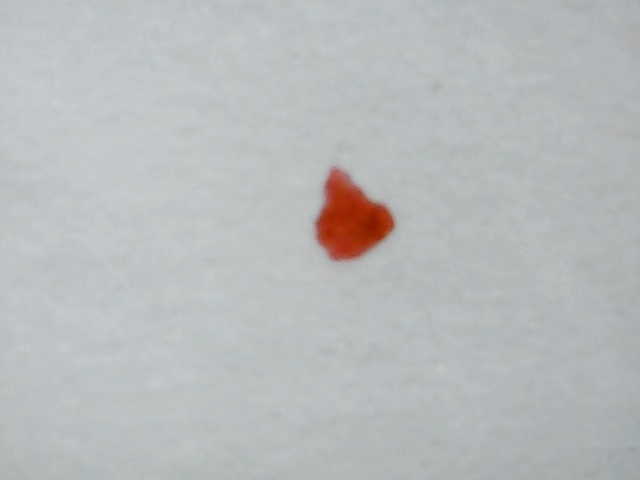
#> input picture MicroCleaningVision/test_cam1.jpg, 640 x 480 px
$ python -i exg_baseline.py   (imports and definitions only)
#> lines starting #> are read from the running program, lines starting #| are printed output that depends on the picture; after the words box and inside, x2 and y2 are one past the last pixel; in counts of white or black regions, pixels touching at a corner belong together
### MicroCleaningVision/microcleaning/vision/contamination.py
"""污染测量结果（成员 B 的视觉识别与测量模块）。

这个对象只描述图像里测到了什么。没有相机标定时，B 能诚实给出的单位只有像素，
因此定位误差使用 ``uncertainty_px``，不能提前写成毫米误差。毫米坐标由独立标定
把像素转换到工作台后，才进入共享 ``StateEstimate``。

这是视觉内部的测量合同，不是 firmware 的 MCV1 串口帧。测量对象不携带
COM 口、泵时长或引脚；只有 C 的控制器才能将经批准的动作翻译为固件命令。
"""

from __future__ import annotations

from dataclasses import dataclass
import math


@dataclass(frozen=True)
class ContaminationMeasurement:
    """一次污染分割的最小结果。

    area_px 是污染像素数量，centroid_px 为图像中的 (x, y)，无中心时为 None。
    uncertainty_px 是像素位置不确定度，confidence 是 [0, 1] 内的算法分数，
    不是经校准的成功概率。mask_ref 和 algorithm_version 用于追溯。
    component_count 保留默认 0，兼容未提供区域数量的已有调用。

    validate() 显式校验而不修改或补齐数据；图像尺寸和 Mask 内容不在此对象中，
    因此这里不验证坐标上界、面积与 Mask 一致性或中心是否落在污染区域内。
    """

    area_px: float
    centroid_px: tuple[float, float] | None
    uncertainty_px: float
    confidence: float
    mask_ref: str | None = None
    component_count: int = 0
    algorithm_version: str = "unavailable"

    def validate(self) -> None:
        """拒绝非法类型、布尔值、非有限数值和越界分数，统一抛出 ValueError。"""
        if not _is_finite_number(self.area_px) or self.area_px < 0:
            raise ValueError("area_px 必须是非负有限数值")
        if not _is_finite_number(self.uncertainty_px) or self.uncertainty_px < 0:
            raise ValueError("uncertainty_px 必须是非负有限数值")
        if not _is_finite_number(self.confidence) or not 0.0 <= self.confidence <= 1.0:
            raise ValueError("confidence 必须是 0～1 之间的有限数值")
        if self.centroid_px is not None:
            if not isinstance(self.centroid_px, (tuple, list)) or len(self.centroid_px) != 2:
                raise ValueError("centroid_px 必须是 (x, y) 或 None")
            if not all(_is_finite_number(value) and value >= 0 for value in self.centroid_px):
                raise ValueError("centroid_px 必须包含非负有限数值")
        if isinstance(self.component_count, bool) or not isinstance(self.component_count, int) or self.component_count < 0:
            raise ValueError("component_count 必须是非负整数")


def _is_finite_number(value: object) -> bool:
    """保持原有 Python int/float 数值接口，不将字符串或布尔值隐式转成数字。"""
    if isinstance(value, bool) or not isinstance(value, (int, float)):
        return False
    try:
        return math.isfinite(value)
    except OverflowError:
        return False

### MicroCleaningVision/microcleaning/vision/exg_baseline.py
"""Excess Green / Excess Red 色彩指数基线（成员 B）。

算法思想来自开源田间杂草定位（OpenWeedLocator 使用的 Excess Green：``2G-R-B``）。
本模块只输出与 HSV/Otsu 相同的像素 Mask，**不**读写 GPIO、串口或泵。

- ``exg``：偏绿区域，适合绿渍对照。
- ``exr``：Excess Red（``1.4R-G-B``），适合本项目红色标记对照。

默认 Demo 入口仍是 HSV；这两条只作为可选 A/B，过关数字仍只看 labeled GT。
"""

from __future__ import annotations

from dataclasses import dataclass
from typing import Any, Literal

from microcleaning.vision.contamination import ContaminationMeasurement
from microcleaning.vision.hsv_baseline import SegmentationResult


EXG_BASELINE_VERSION = "exg-owl-v0.1"
EXR_BASELINE_VERSION = "exr-owl-v0.1"
ColorIndexName = Literal["exg", "exr"]


@dataclass(frozen=True)
class ColorIndexPolicy:
    index: ColorIndexName = "exg"
    morphology_kernel_px: int = 3
    min_component_area_px: int = 30

    def validate(self) -> None:
        if self.index not in {"exg", "exr"}:
            raise ValueError("index必须是exg或exr")
        if self.morphology_kernel_px <= 0 or self.morphology_kernel_px % 2 == 0:
            raise ValueError("形态学核必须是正奇数")
        if self.min_component_area_px <= 0:
            raise ValueError("min_component_area_px必须大于0")


def segment_contamination(
    image: Any,
    *,
    policy: ColorIndexPolicy = ColorIndexPolicy(),
) -> SegmentationResult:
    """用 Excess Green 生成 mask；默认 OWL 风格 ``2G-R-B``。"""

    return _segment_color_index(image, policy=policy)


def segment_excess_red(
    image: Any,
    *,
    policy: ColorIndexPolicy | None = None,
) -> SegmentationResult:
    """用 Excess Red 生成 mask，供红色标记与 HSV 对照。"""

    if policy is None:
        chosen = ColorIndexPolicy(index="exr")
    else:
        chosen = ColorIndexPolicy(
            index="exr",
            morphology_kernel_px=policy.morphology_kernel_px,
            min_component_area_px=policy.min_component_area_px,
        )
    return _segment_color_index(image, policy=chosen)


def _segment_color_index(image: Any, *, policy: ColorIndexPolicy) -> SegmentationResult:
    cv2, np = _load_dependencies()
    policy.validate()
    if not isinstance(image, np.ndarray) or image.dtype != np.uint8 or image.size == 0:
        raise ValueError("image必须是非空uint8 NumPy图像")
    if image.ndim != 3 or image.shape[2] != 3:
        raise ValueError("色彩指数基线要求BGR三通道图像")

    index_map = _color_index(image, policy.index, np)
    if int(index_map.max()) == 0:
        raw_mask = np.zeros(image.shape[:2], dtype=np.uint8)
    else:
        _, raw_mask = cv2.threshold(index_map, 0, 255, cv2.THRESH_BINARY + cv2.THRESH_OTSU)

    kernel = np.ones((policy.morphology_kernel_px, policy.morphology_kernel_px), dtype=np.uint8)
    cleaned = cv2.morphologyEx(raw_mask, cv2.MORPH_OPEN, kernel)
    cleaned = cv2.morphologyEx(cleaned, cv2.MORPH_CLOSE, kernel)

    count, labels, stats, _ = cv2.connectedComponentsWithStats(cleaned, connectivity=8)
    mask = np.zeros_like(cleaned)
    kept_components = 0
    for label in range(1, count):
        area = int(stats[label, cv2.CC_STAT_AREA])
        if area >= policy.min_component_area_px:
            mask[labels == label] = 255
            kept_components += 1

    area_px = float(cv2.countNonZero(mask))
    version = EXG_BASELINE_VERSION if policy.index == "exg" else EXR_BASELINE_VERSION
    if area_px > 0:
        moments = cv2.moments(mask, binaryImage=True)
        centroid = (float(moments["m10"] / moments["m00"]), float(moments["m01"] / moments["m00"]))
        score = index_map[mask > 0]
        confidence = float(np.clip(float(score.mean()) / 255.0, 0.0, 1.0))
        uncertainty_px = max(1.0, policy.morphology_kernel_px / 2.0)
    else:
        centroid = None
        confidence = 0.0
        uncertainty_px = 0.0
    measurement = ContaminationMeasurement(
        area_px=area_px,
        centroid_px=centroid,
        uncertainty_px=uncertainty_px,
        confidence=confidence,
        component_count=kept_components,
        algorithm_version=version,
    )
    measurement.validate()
    return SegmentationResult(measurement=measurement, mask=mask)


def _color_index(image, index: ColorIndexName, np):
    blue = image[:, :, 0].astype(np.float32)
    green = image[:, :, 1].astype(np.float32)
    red = image[:, :, 2].astype(np.float32)
    if index == "exg":
        raw = 2.0 * green - red - blue
    else:
        raw = 1.4 * red - green - blue
    return np.clip(raw, 0, 255).astype(np.uint8)


def _load_dependencies() -> tuple[Any, Any]:
    try:
        import cv2
        import numpy as np
    except ImportError as exc:
        raise RuntimeError(
            "色彩指数分割需要感知依赖；请在项目.venv安装requirements/perception-opencv.txt"
        ) from exc
    return cv2, np

>>> import cv2
>>> picture = cv2.imread('../../test_cam1.jpg')
#> picture is the input picture: shape (480, 640, 3); mean B, G, R 188.2, 187.4, 184.4
>>> result = segment_contamination(picture)
#> in _color_index, `raw = 2.0 * green - red - blue`:
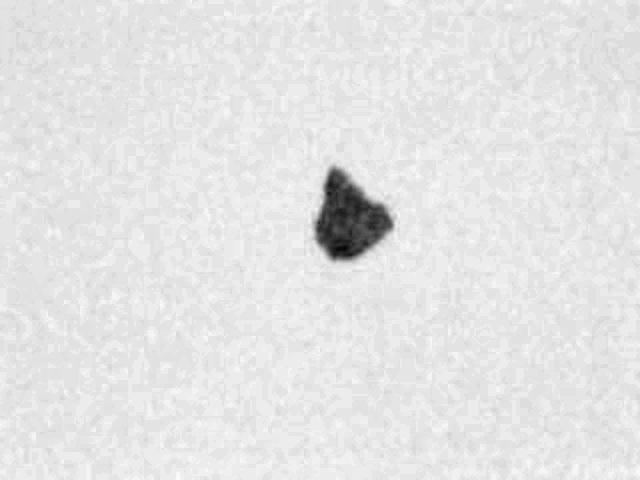
#> raw: shape (480, 640) float32; min -107, max 15, mean 2.33; drawn with min black and max white
#> in _color_index, `return np.clip(raw, 0, 255).astype(np.uint8)`:
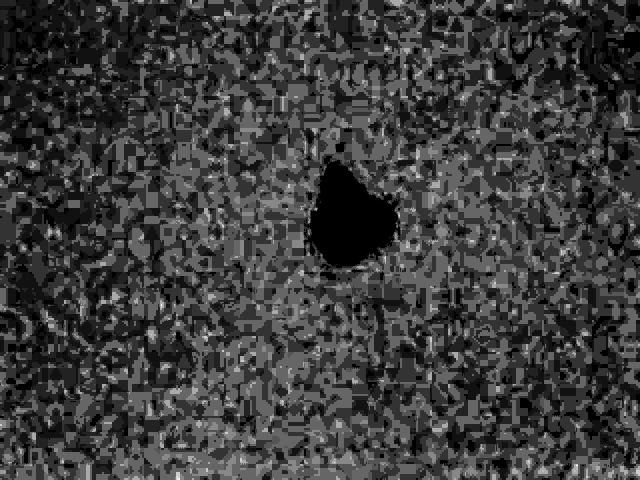
#> returned value: shape (480, 640); min 0, max 15, mean 3.57; drawn with min black and max white
#> in _segment_color_index, `_, raw_mask = cv2.threshold(index_map, 0, 255, cv2.THRESH_BINARY + cv2..`:
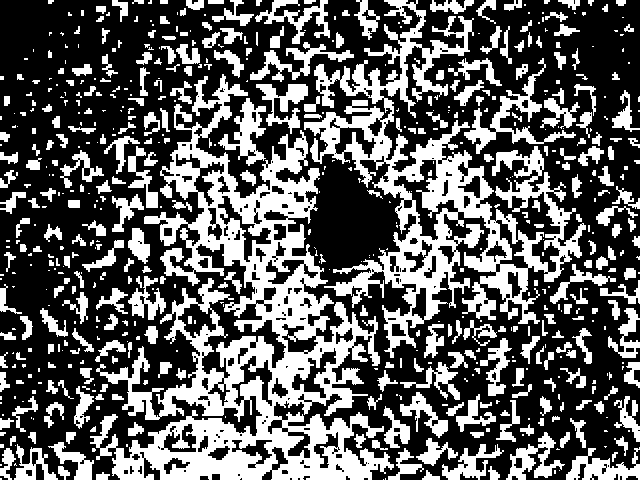
#> raw_mask: shape (480, 640); 36.8% white; 613 white regions (296 under 20 px), largest, box (x1, y1, x2, y2) and area: (90, 74, 394, 480) 39405, (304, 0, 586, 358) 24988, (464, 58, 576, 154) 1918
#> in _segment_color_index, `cleaned = cv2.morphologyEx(raw_mask, cv2.MORPH_OPEN, kernel)`:
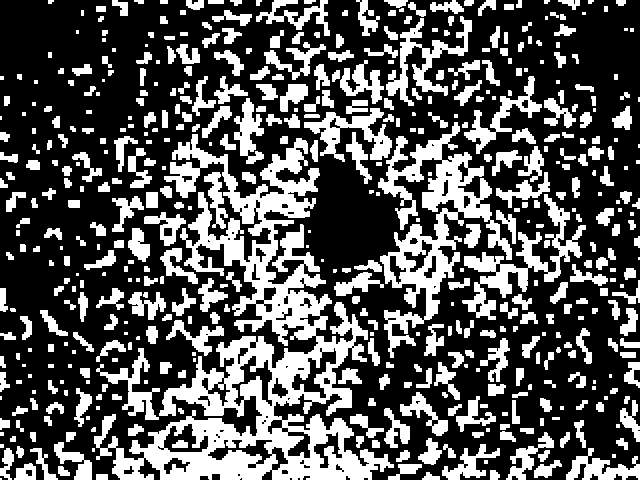
#> cleaned: shape (480, 640); 33.6% white; 509 white regions (101 under 20 px), largest, box (x1, y1, x2, y2) and area: (94, 134, 394, 480) 30962, (378, 122, 512, 358) 9165, (462, 194, 586, 320) 3562
#> in _segment_color_index, `cleaned = cv2.morphologyEx(cleaned, cv2.MORPH_CLOSE, kernel)`:
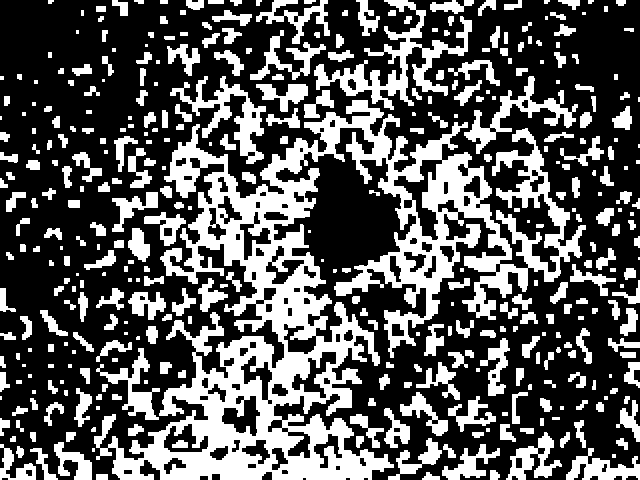
#> cleaned: shape (480, 640); 34.8% white; 386 white regions (73 under 20 px), largest, box (x1, y1, x2, y2) and area: (94, 100, 586, 480) 54154, (314, 0, 472, 110) 4097, (170, 76, 266, 164) 2394
#> in _segment_color_index, `count, labels, stats, _ = cv2.connectedComponentsWithStats(cleaned, co..`:
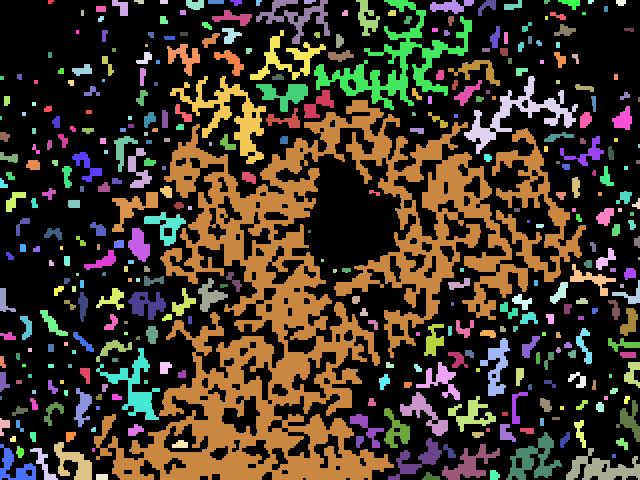
#> labels: shape (480, 640) int32; 387 distinct labels, from 0 to 386; one colour per label, 0 black
#> in _segment_color_index, `count, labels, stats, _ = cv2.connectedComponentsWithStats(cleaned, co..`: count = 387; stats = 387 rows, first 6: [0, 0, 640, 480, 200279], [48, 0, 6, 4, 20], [112, 0, 16, 16, 156], [134, 0, 10, 4, 32], [160, 0, 8, 4, 32], [186, 0, 18, 10, 144]
#> the loop in _segment_color_index, `for label in range(1, count):` made 386 passes
#> area on passes 1 to 12: 20, 156, 32, 32, 144, 64, 48, 28, 1027, 40, 409, 4097
#> after the loop in _segment_color_index, `for label in range(1, count):`:
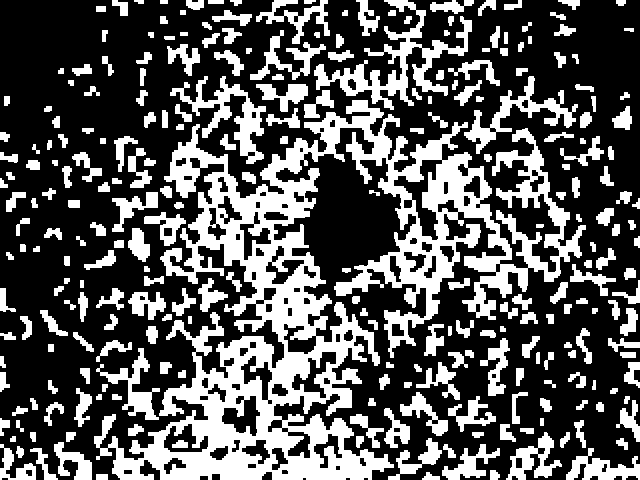
#> mask: shape (480, 640); 34.1% white; 268 white regions, largest, box (x1, y1, x2, y2) and area: (94, 100, 586, 480) 54154, (314, 0, 472, 110) 4097, (170, 76, 266, 164) 2394
#> after the loop in _segment_color_index, `for label in range(1, count):`: kept_components = 268
#> in _segment_color_index, `area_px = float(cv2.countNonZero(mask))`: area_px = 104790
#> in _segment_color_index, `moments = cv2.moments(mask, binaryImage=True)`: moments = moments, m00 104790, centre m10/m00, m01/m00 = (328.7, 266.2)
#> in _segment_color_index, `centroid = (float(moments["m10"] / moments["m00"]), float(moments["m01..`: centroid = (328.7, 266.2)
#> in _segment_color_index, `confidence = float(np.clip(float(score.mean()) / 255.0, 0.0, 1.0))`: confidence = 0.0241
